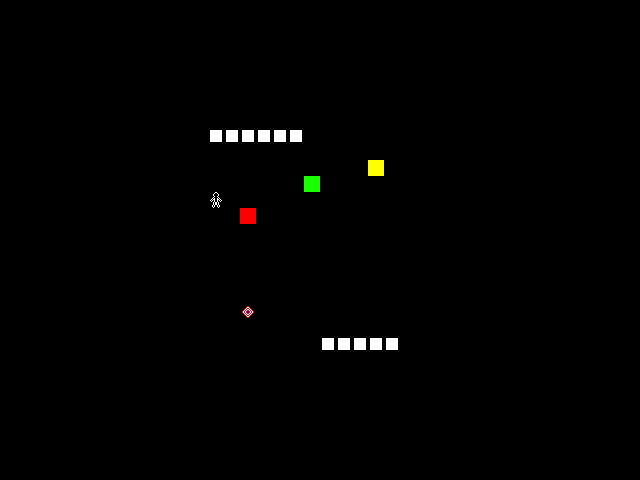

This is a level from a 2D game, rendered from its Tiled map with the project's own tilesets. A one-line summary and the map file follow, with tile-layer data summarised:
An orthogonal 40x30 tile map with 16x16 px tiles, 3 tile layers (tiles, pieces, actors) and 2 objects (003, 001).

<map version="1.10" tiledversion="1.11.0" orientation="orthogonal" renderorder="right-down" width="40" height="30" tilewidth="16" tileheight="16" infinite="0" nextlayerid="6" nextobjectid="6">
 <tileset firstgid="1" name="tiles" tilewidth="16" tileheight="16" tilecount="81" columns="9">
  <image source="tiles.png" width="144" height="144" />
 </tileset>
 <layer id="1" name="tiles" width="40" height="30">
  <data>[1200 cells, 69 non-empty, 3 distinct tile ids]</data>
 </layer>
 <layer id="2" name="pieces" width="40" height="30">
  <data>[1200 cells, 3 non-empty, 3 distinct tile ids]</data>
 </layer>
 <layer id="3" name="actors" width="40" height="30">
  <data>[1200 cells, 1 non-empty, 1 distinct tile ids]</data>
 </layer>
 <objectgroup id="5" name="connectors">
  <object id="2" name="003" x="381" y="171">
   <polyline points="0,0 -132.75,45.5" />
  </object>
  <object id="5" name="001" x="381" y="203">
   <polyline points="-6.54545,-39.8182 -73.6591,-23.9545" />
  </object>
 </objectgroup>
</map>
